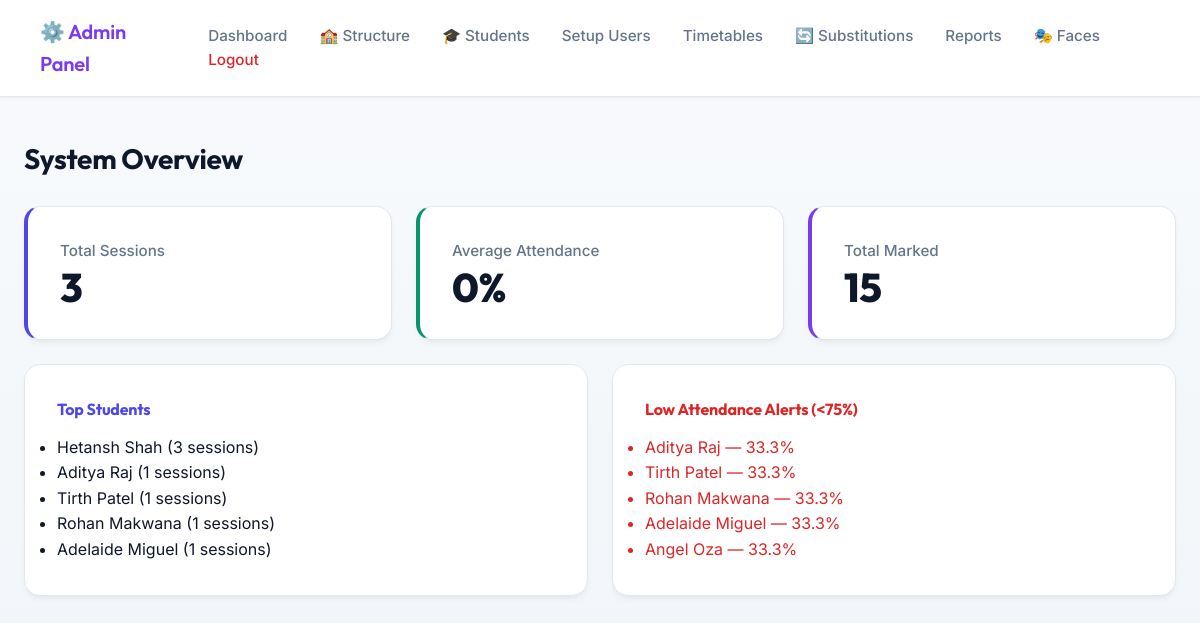
The app's page /admin (signed in), older data.
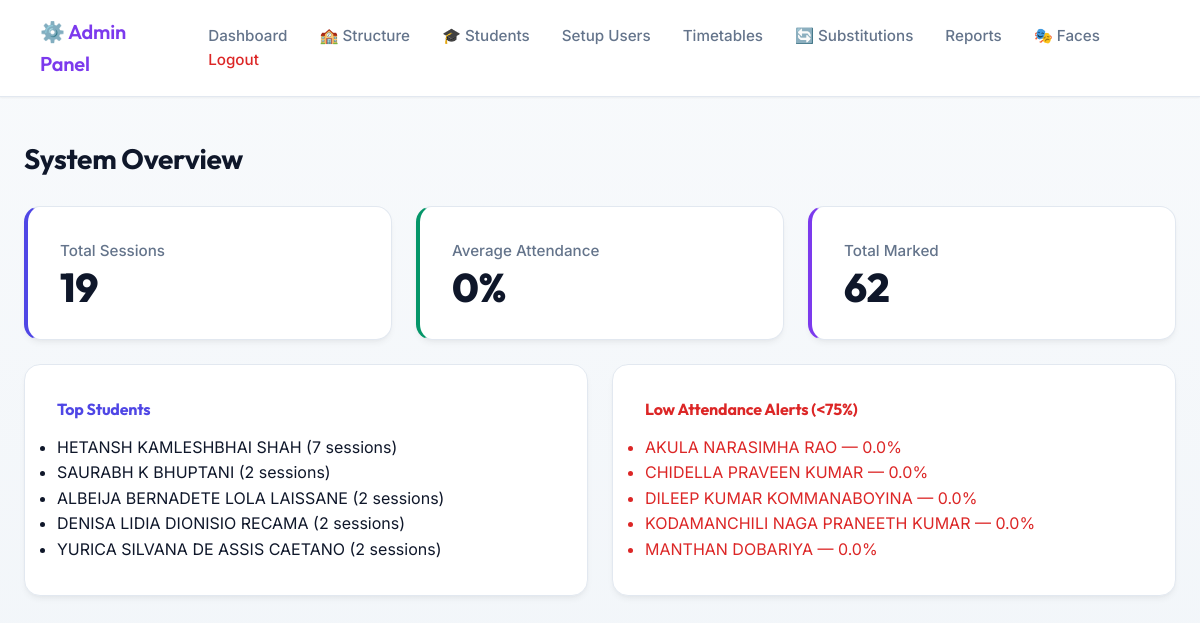
The same page, newer data.
### tables this page shows
CREATE TABLE students (
                id INTEGER PRIMARY KEY AUTOINCREMENT,
                student_id TEXT UNIQUE NOT NULL,
                name TEXT NOT NULL,
                email TEXT UNIQUE NOT NULL,
                department TEXT NOT NULL,
                created_at TIMESTAMP DEFAULT CURRENT_TIMESTAMP,
                is_active BOOLEAN DEFAULT 1
            , class_id INTEGER, batch_id INTEGER, roll_number TEXT, phone TEXT, face_pid TEXT, gr_number TEXT, enrollment_number TEXT);

### app.py (the view)
    def wrap(*args, **kwargs):
        if not session.get("admin_logged_in"):
            return redirect(url_for("admin_login"))
        return f(*args, **kwargs)

### app.py (called while the page is built)
def admin_required(f):
    def wrap(*args, **kwargs):
        if not session.get("admin_logged_in"):
            return redirect(url_for("admin_login"))
        return f(*args, **kwargs)
    wrap.__name__ = f.__name__
    return wrap

@app.route("/admin")
@admin_required
def admin_dashboard():
    stats = analytics_service.get_system_statistics()
    return render_template("admin_dashboard.html", stats=stats)

### database.py (called while the page is built)
    def connect(self):
        self.conn   = sqlite3.connect(DB_PATH)
        self.conn.row_factory = sqlite3.Row
        self.cursor = self.conn.cursor()

    def disconnect(self):
        if self.conn:
            self.conn.close()
            self.conn   = None
            self.cursor = None

### templates/admin_dashboard.html (shortened to what this page needs)
{% extends "admin_base.html" %}
{% block content %}
<h2>System Overview</h2>
<div class="grid-cards">
    <div class="stat-card stat-blue">
        <p>Total Sessions</p>
        <h3>{{ stats.total_sessions }}</h3>
    </div>
    <div class="stat-card stat-green">
        <p>Average Attendance</p>
        <h3>{{ stats.average_attendance|round(1) }}%</h3>
    </div>
    <div class="stat-card stat-purple">
        <p>Total Marked</p>
        <h3>{{ stats.total_marked }}</h3>
    </div>
</div>
<div class="grid-cards">
    <div class="stat-card" style="text-align: left;">
        <h4 style="color: var(--accent-blue);">Top Students</h4>
        <ul>
            {% for name, count in stats.top_students %}
                <li>{{ name }} ({{ count }} sessions)</li>
            {% else %}
                <li style="color: var(--text-muted);">No data yet</li>
            {% endfor %}
        </ul>
    </div>
    <div class="stat-card" style="text-align: left;">
        <h4 style="color: var(--accent-red);">Low Attendance Alerts (<75%)</h4>
        <ul>
            {% for name, rate in stats.low_attendance_students %}
                <li style="color: var(--accent-red);">{{ name }} — {{ rate|round(1) }}%</li>
            {% else %}
                <li style="color: var(--accent-green);">All good!</li>
            {% endfor %}
        </ul>
    </div>
</div>
{% endblock %}

### templates/admin_base.html (shortened to what this page needs)
<!DOCTYPE html>
<html lang="en">
<head>
    <link rel="stylesheet" href="{{ url_for('static', filename='css/styles.css') }}">
</head>
<body>
    <nav class="navbar">
        <div class="nav-brand" style="font-size: 1.25rem; font-weight: 600; color: var(--accent-purple);">
            ⚙️ Admin Panel
        </div>
        <div class="nav-links">
            <a href="{{ url_for('admin_dashboard') }}">Dashboard</a>
            <a href="{{ url_for('admin_structure') }}">🏫 Structure</a>
            <a href="{{ url_for('admin_students') }}">🎓 Students</a>
            <a href="{{ url_for('admin_setup') }}">Setup Users</a>
            <a href="{{ url_for('admin_timetables') }}">Timetables</a>
            <a href="{{ url_for('admin_substitutions') }}">🔄 Substitutions</a>
            <a href="{{ url_for('admin_reports') }}">Reports</a>
            <a href="{{ url_for('admin_faces') }}">🎭 Faces</a>
            <a href="{{ url_for('admin_logout') }}" style="color: var(--accent-red); margin-left: 2rem;">Logout</a>
        </div>
    </nav>
    <div class="container">
        {% block content %}{% endblock %}
    </div>
</body>
</html>

### static/css/styles.css (style rules this page uses)
:root { --bg-primary: #f8fafc; --bg-color-gradient: linear-gradient(180deg, #f8fafc 0%, #f1f5f9 100%); --bg-card: #ffffff; --bg-hover: #f1f5f9; --border-color: #e2e8f0; --border-light: #cbd5e1; --text-primary: #0f172a; --text-muted: #64748b; --text-inverse: #ffffff; --accent-blue: #4f46e5; --accent-blue-hover: #4338ca; --accent-green: #059669; --accent-green-hover: #047857; --accent-red: #dc2626; --accent-red-hover: #b91c1c; --accent-purple: #7c3aed; --accent-gold: #d97706; --shadow-sm: 0 1px 2px 0 rgba(0, 0, 0, 0.05); --shadow-md: 0 4px 6px -1px rgba(0, 0, 0, 0.05), 0 2px 4px -1px rgba(0, 0, 0, 0.03); --shadow-lg: 0 10px 15px -3px rgba(0, 0, 0, 0.08), 0 4px 6px -2px rgba(0, 0, 0, 0.04); --radius-md: 10px; --radius-lg: 16px; --radius-full: 9999px; --transition-fast: 0.15s ease-in-out; --transition-smooth: 0.3s cubic-bezier(0.4, 0, 0.2, 1); }
* { box-sizing: border-box; margin: 0; padding: 0; }
body { font-family: 'Inter', system-ui, -apple-system, sans-serif; background-color: var(--bg-primary); background-image: var(--bg-color-gradient); background-attachment: fixed; color: var(--text-primary); line-height: 1.6; min-height: 100vh; display: flex; flex-direction: column; -webkit-font-smoothing: antialiased; -moz-osx-font-smoothing: grayscale; }
h1, h2, h3, h4, .nav-brand { font-family: 'Outfit', 'Inter', sans-serif; font-weight: 700; letter-spacing: -0.01em; color: var(--text-primary); margin-bottom: 0.75rem; }
h2 { font-size: 1.75rem; }
h3 { font-size: 1.25rem; }
p { margin-bottom: 1rem; color: var(--text-muted); }
.container { max-width: 1200px; margin: 0 auto; padding: 2.5rem 1.5rem; width: 100%; animation: fadeIn 0.4s ease-out; }
.navbar { background: var(--bg-card); border-bottom: 1px solid var(--border-color); padding: 1rem 2.5rem; display: flex; justify-content: space-between; align-items: center; position: sticky; top: 0; z-index: 50; box-shadow: var(--shadow-sm); }
.nav-brand { margin-bottom: 0; }
.nav-links { display: flex; align-items: center; flex-wrap: wrap; }
.nav-links a, .nav-links span { color: var(--text-muted); text-decoration: none; margin-left: 2rem; font-weight: 500; font-size: 0.95rem; transition: var(--transition-fast); }
.nav-links a[style*="color: #da3633"], .nav-links a[style*="color: var(--accent-red)"] { color: var(--accent-red) !important; }
.grid-cards { display: grid; grid-template-columns: repeat(auto-fit, minmax(280px, 1fr)); gap: 1.5rem; margin-top: 1.5rem; }
.stat-card { background: var(--bg-card); padding: 2rem; border-radius: var(--radius-lg); border: 1px solid var(--border-color); box-shadow: var(--shadow-md); transition: var(--transition-smooth); }
.stat-card p { color: var(--text-muted); font-weight: 500; margin-bottom: 0.25rem; font-size: 0.95rem; }
.stat-card h3 { font-size: 2.5rem; font-weight: 800; margin: 0; line-height: 1; }
.stat-blue { border-left: 4px solid var(--accent-blue); }
.stat-blue h3 { color: var(--text-primary); }
.stat-green { border-left: 4px solid var(--accent-green); }
.stat-green h3 { color: var(--text-primary); }
.stat-purple { border-left: 4px solid var(--accent-purple); }
.stat-purple h3 { color: var(--text-primary); }

Row changes from the older to the newer data that the page shows:
removed students: name "Hetansh Shah", count "3", shown under "Top Students"
removed students: name "Aditya Raj", is_active "1", rate "33.3"
removed students: name "Tirth Patel", is_active "1", rate "33.3"
removed students: name "Rohan Makwana", is_active "1", rate "33.3"
removed students: name "Adelaide Miguel", is_active "1", rate "33.3"
removed students: name "Angel Oza", rate "33.3", shown under "Low Attendance Alerts (<75%)"
added students: name "HETANSH KAMLESHBHAI SHAH", count "7", shown under "Top Students"
added students: name "SAURABH K BHUPTANI", count "2", shown under "Top Students"
added students: name "ALBEIJA BERNADETE LOLA LAISSANE", count "2", shown under "Top Students"
added students: name "DENISA LIDIA DIONISIO RECAMA", count "2", shown under "Top Students"
added students: name "YURICA SILVANA DE ASSIS CAETANO", count "2", shown under "Top Students"
added students: name "AKULA NARASIMHA RAO", rate "0.0", shown under "Low Attendance Alerts (<75%)"
added students: name "CHIDELLA PRAVEEN KUMAR", rate "0.0", shown under "Low Attendance Alerts (<75%)"
added students: name "DILEEP KUMAR KOMMANABOYINA", rate "0.0", shown under "Low Attendance Alerts (<75%)"
added students: name "KODAMANCHILI NAGA PRANEETH KUMAR", rate "0.0", shown under "Low Attendance Alerts (<75%)"
added students: name "MANTHAN DOBARIYA", rate "0.0", shown under "Low Attendance Alerts (<75%)"
Text that changed along with them:
{{ stats.total_sessions }}: "3" → "19"
{{ stats.total_marked }}: "15" → "62"
